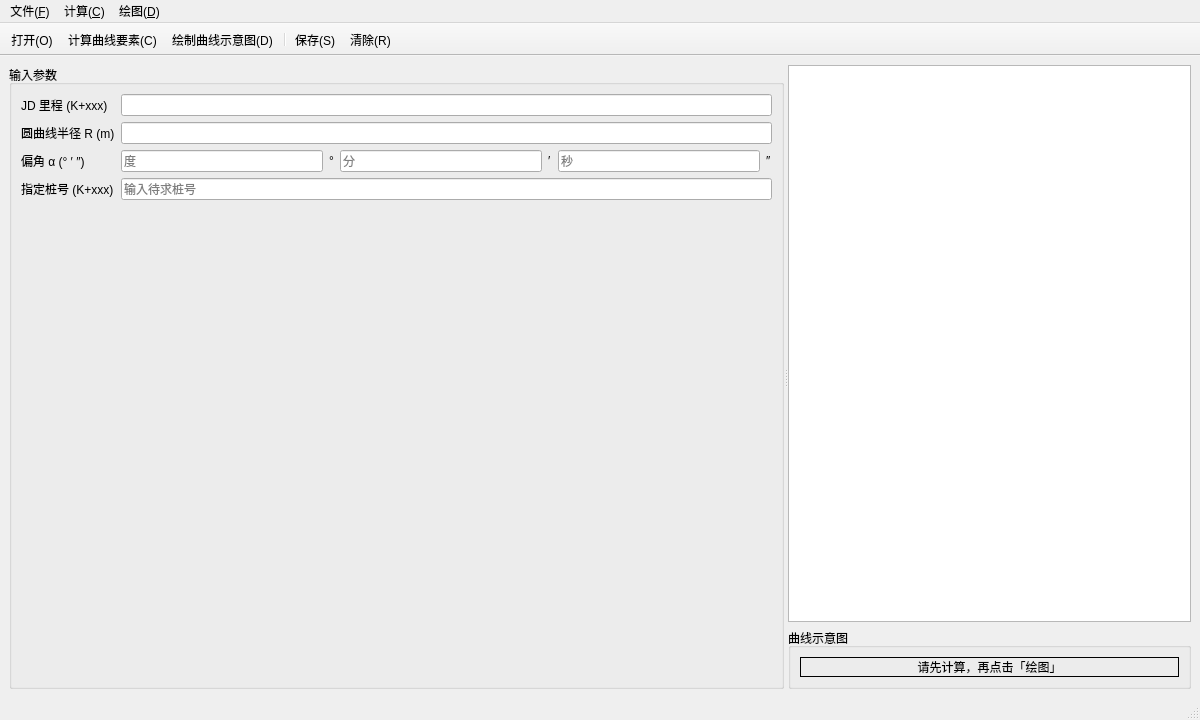
<?xml version="1.0" encoding="UTF-8"?>
<ui version="4.0">
 <class>MainWindow</class>
 <widget class="QMainWindow" name="MainWindow">
  <property name="geometry">
   <rect><x>0</x><y>0</y><width>1200</width><height>720</height></rect>
  </property>
  <property name="windowTitle">
   <string>道路曲线要素计算与里程桩计算程序设计</string>
  </property>

  <!-- ====== 菜单栏：文件 / 计算 / 绘图 三个独立菜单 ====== -->

  <widget class="QMenuBar" name="menubar">
   <widget class="QMenu" name="menuFile">
    <property name="title"><string>文件(&amp;F)</string></property>
    <addaction name="actionOpen"/>
    <addaction name="actionSave"/>
    <addaction name="separator"/>
    <addaction name="actionClear"/>
    <addaction name="separator"/>
    <addaction name="actionExit"/>
   </widget>
   <widget class="QMenu" name="menuCalc">
    <property name="title"><string>计算(&amp;C)</string></property>
    <addaction name="actionCalc"/>
   </widget>
   <widget class="QMenu" name="menuDraw">
    <property name="title"><string>绘图(&amp;D)</string></property>
    <addaction name="actionDraw"/>
   </widget>
   <addaction name="menuFile"/>
   <addaction name="menuCalc"/>
   <addaction name="menuDraw"/>
  </widget>

  <!-- ====== 工具栏 ====== -->
  <widget class="QToolBar" name="toolbar">
   <property name="windowTitle"><string>工具栏</string></property>
   <property name="movable"><bool>false</bool></property>
   <attribute name="toolBarArea"><enum>TopToolBarArea</enum></attribute>
   <addaction name="actionOpen"/>
   <addaction name="actionCalc"/>
   <addaction name="actionDraw"/>
   <addaction name="separator"/>
   <addaction name="actionSave"/>
   <addaction name="actionClear"/>
  </widget>

  <!-- ====== 菜单动作 ====== -->
  <action name="actionOpen">
   <property name="text"><string>打开(&amp;O)</string></property>
   <property name="shortcut"><string>Ctrl+O</string></property>
  </action>
  <action name="actionCalc">
   <property name="text"><string>计算曲线要素(&amp;C)</string></property>
   <property name="shortcut"><string>Ctrl+C</string></property>
  </action>
  <action name="actionDraw">
   <property name="text"><string>绘制曲线示意图(&amp;D)</string></property>
   <property name="shortcut"><string>Ctrl+D</string></property>
  </action>
  <action name="actionSave">
   <property name="text"><string>保存(&amp;S)</string></property>
   <property name="shortcut"><string>Ctrl+S</string></property>
  </action>
  <action name="actionClear">
   <property name="text"><string>清除(&amp;R)</string></property>
  </action>
  <action name="actionExit">
   <property name="text"><string>退出(&amp;X)</string></property>
   <property name="shortcut"><string>Alt+F4</string></property>
  </action>

  <widget class="QWidget" name="centralwidget">
   <layout class="QVBoxLayout" name="mainLayout">

    <item>
     <widget class="QSplitter" name="splitter">
      <property name="orientation"><enum>Qt::Horizontal</enum></property>

      <!-- 左：输入参数区 -->
      <widget class="QGroupBox" name="groupInput">
       <property name="title"><string>输入参数</string></property>
       <layout class="QFormLayout" name="formLayout">

        <item row="0" column="0">
         <widget class="QLabel" name="label_jd">
          <property name="text"><string>JD 里程 (K+xxx)</string></property>
         </widget>
        </item>
        <item row="0" column="1">
         <widget class="QLineEdit" name="edit_jd"/>
        </item>

        <item row="1" column="0">
         <widget class="QLabel" name="label_r">
          <property name="text"><string>圆曲线半径 R (m)</string></property>
         </widget>
        </item>
        <item row="1" column="1">
         <widget class="QLineEdit" name="edit_r"/>
        </item>

        <item row="2" column="0">
         <widget class="QLabel" name="label_alpha">
          <property name="text"><string>偏角 α (° ′ ″)</string></property>
         </widget>
        </item>
        <item row="2" column="1">
         <layout class="QHBoxLayout" name="alphaLayout">
          <item><widget class="QLineEdit" name="edit_deg"><property name="placeholderText"><string>度</string></property></widget></item>
          <item><widget class="QLabel" name="label_deg"><property name="text"><string>°</string></property></widget></item>
          <item><widget class="QLineEdit" name="edit_min"><property name="placeholderText"><string>分</string></property></widget></item>
          <item><widget class="QLabel" name="label_min"><property name="text"><string>′</string></property></widget></item>
          <item><widget class="QLineEdit" name="edit_sec"><property name="placeholderText"><string>秒</string></property></widget></item>
          <item><widget class="QLabel" name="label_sec"><property name="text"><string>″</string></property></widget></item>
         </layout>
        </item>

        <item row="3" column="0">
         <widget class="QLabel" name="label_stake">
          <property name="text"><string>指定桩号 (K+xxx)</string></property>
         </widget>
        </item>
        <item row="3" column="1">
         <widget class="QLineEdit" name="edit_stake">
          <property name="placeholderText"><string>输入待求桩号</string></property>
         </widget>
        </item>

       </layout>
      </widget>

      <!-- 右：结果表格 + 示意图 -->
      <widget class="QWidget" name="rightPanel">
       <layout class="QVBoxLayout" name="rightLayout">
        <item>
         <widget class="QTableWidget" name="tableResult"/>
        </item>
        <item>
         <widget class="QGroupBox" name="groupDraw">
          <property name="title"><string>曲线示意图</string></property>
          <layout class="QVBoxLayout" name="drawLayout">
           <item>
            <widget class="QLabel" name="labelDraw">
             <property name="text"><string>请先计算，再点击「绘图」</string></property>
             <property name="alignment"><set>Qt::AlignCenter</set></property>
             <property name="frameShape"><enum>QFrame::Box</enum></property>
            </widget>
           </item>
          </layout>
         </widget>
        </item>
       </layout>
      </widget>

     </widget>
    </item>

   </layout>
  </widget>

  <widget class="QStatusBar" name="statusbar"/>

 </widget>
</ui>
